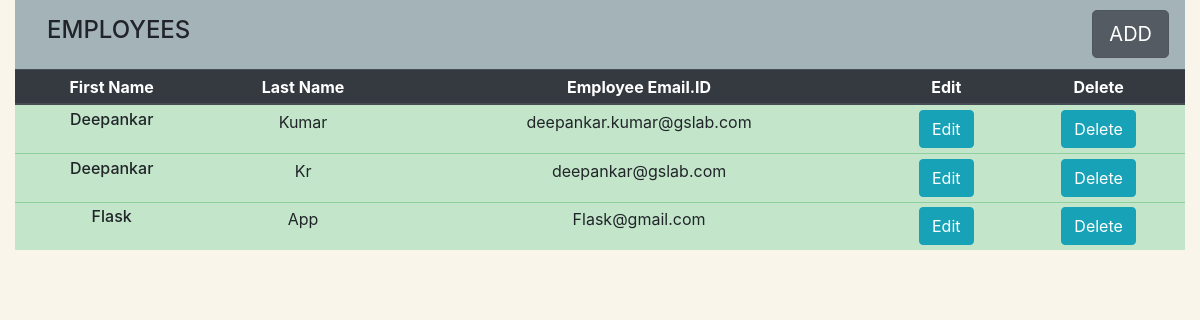
Before: / with the older database file.
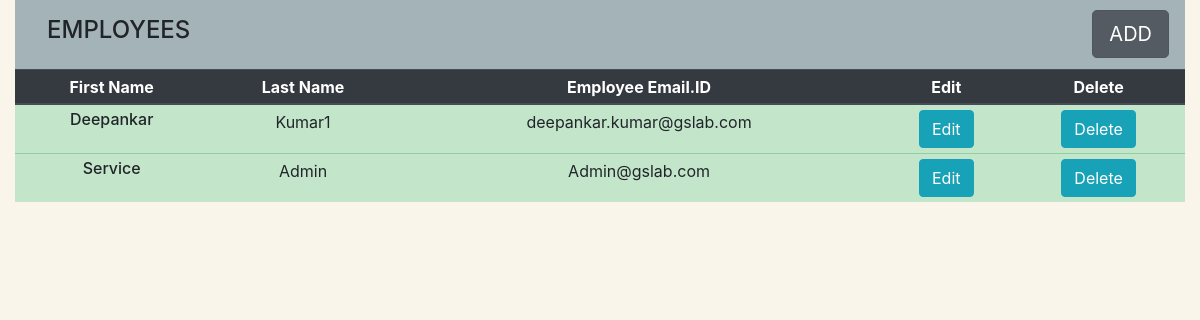
After: the same page with the newer database file.
### app.py (models this page shows, shortened)
class employees(db.Model):
    id = db.Column(db.Integer, primary_key=True, autoincrement=True)
    first_name = db.Column(db.String(200), nullable=False)
    last_name = db.Column(db.String(200), nullable=False)
    email = db.Column(db.String(200), nullable=False, unique=True)
    datecreated = db.Column(db.DateTime())

### app.py (the view)
@app.route('/', methods=['GET'])
@auth.login_required
def home_page():
    if request.method == 'GET':
        emps = employees.query.all()
        return render_template("home.html", emps=emps)

### templates/home.html (shortened to what this page needs)
<!DOCTYPE html>
<html lang="en">
<head>
    <link rel="stylesheet" href="https://maxcdn.bootstrapcdn.com/bootstrap/4.3.1/css/bootstrap.min.css">
</head>
<div class="container-fluid bg-3 text-center">
    <nav class="navbar navbar-light" style="background-color: #a3b3b8;">
        <a class="navbar navbar-light"><h4>EMPLOYEES</h4></a>
        <a href="/add_employee" class="btn btn-secondary btn-lg active" role="button" aria-pressed="true">ADD</a>
    </nav>
    <table class="table table-sm">
        <thead class="thead-dark">
        <tr>
            <th scope="col">First Name</th>
            <th scope="col">Last Name</th>
            <th scope="col">Employee Email.ID</th>
            <th scope="col">Edit</th>
            <th scope="col">Delete</th>
        </tr>
        </thead>
        <tbody id="maintable">
        {% for i in emps %}
        <tr class="table-success">
            <td><h6>{{i.first_name}}</h6></td>
            <td>{{i.last_name}}</td>
            <td>{{i.email}}</td>
            <td>
                <a href="/edit_employee/{{i.id}}" class="btn btn-info" role="button">Edit</a>
            </td>
            <td>
                <a href="/delete_employee/{{i.id}}" class="btn btn-info" role="button">Delete</a>
            </td>
        </tr>
        {% endfor %}
        </tbody>
    </table>
</div>
<br><br>
</html>

Changed rows visible on the page:
removed employees: first_name "Deepankar", last_name "Kr", email "deepankar@gslab.com"
removed employees: first_name "Flask", last_name "App", email "Flask@gmail.com"
changed employees "Deepankar": last_name "Kumar" → "Kumar1"
added employees: first_name "Service", last_name "Admin", email "Admin@gslab.com"
